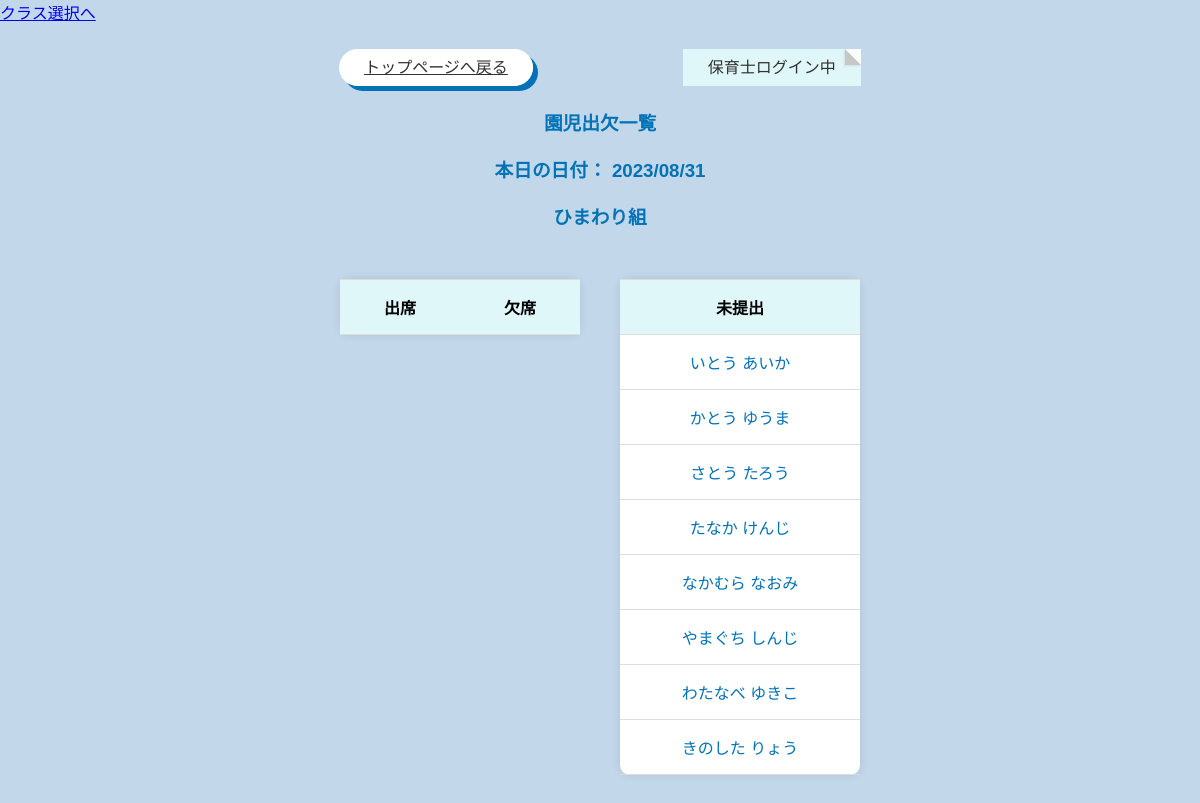
The page /management.php?class=ひまわり on the database its author committed.
### tables this page shows
CREATE TABLE children(
 	id MEDIUMINT UNSIGNED NOT NULL AUTO_INCREMENT,
	name VARCHAR(128),
	class VARCHAR(128),
 	PRIMARY KEY(id)
	);

### database.php (called while the page is built, shortened)
<?php
class Database{
    public function connect(){
        $db_host = $_ENV['DB_HOST'];
        $db_user = $_ENV['DB_USER'];
        $db_pass = $_ENV['DB_PASSWORD'];
        $db_name = $_ENV['DB_NAME'];
        $db_type = $_ENV['DB_TYPE'];
        $dsn = "$db_type:host=$db_host;dbname=$db_name;charset=utf8mb4";
        try{
            $pdo = new PDO($dsn, $db_user, $db_pass);
            $pdo -> setAttribute(PDO::ATTR_ERRMODE,
                    PDO::ERRMODE_EXCEPTION);
            $pdo->setAttribute(PDO::ATTR_EMULATE_PREPARES, false);
            return $pdo;
        }catch (PDOException $e) {
            exit($e->getMessage());
        }
    }
    public function all_records_yet($class_name){
        $pdo = $this->connect();
        $sql = 'SELECT children.id AS child_id, children.name AS child_name
                FROM children
                WHERE children.class = ? AND NOT EXISTS
                (
                    SELECT 1
                    FROM records yet
                    WHERE yet.child_id = children.id AND yet.date = CURDATE()
                )';
        $stmt = $pdo->prepare($sql);
        $stmt->execute([$class_name]);
        $childrenWithoutRecords = $stmt->fetchAll(PDO::FETCH_ASSOC);
        return $childrenWithoutRecords;
    }
}

### management.php (the view, shortened to what this page needs)
<?php
require_once('./database.php');
$database_yet = new Database();
$records_yet = $database_yet -> all_records_yet($_GET['class']);
?>
<!DOCTYPE html>
<html lang="ja">
<head>
    <link rel="stylesheet" href="css/management.css">
</head>
<body>
    <a href="./management_class.php">クラス選択へ</a>
    <div class="button">
        <div class="back_button">
            <div class="a_back_button">
                <a href="index.php">トップページへ戻る</a>
            </div>
        </div>
        <div class="login_button">
            <div class="a_login_button">
                <a href="#" style="text-decoration:none">保育士ログイン中</a>
            </div>
        </div>
    </div>
    <h3>園児出欠一覧</h3>
    <h3>本日の日付： <tr>  <td><?= date('Y/m/d'); ?></td></tr></h3>
    <h3><?= $_GET['class'] ?>組</h3>
    <div class="table-content">
        <div class="attendance">
            <table>
                <tr>
                    <th>出席</th>
                    <th>欠席</th>
                </tr>
            </table>
        </div>
        <div class="yet">
            <table>
            <th>未提出</th>
                    <?php foreach($records_yet as $records_yet2){ ?>
                <tr>
                    <td><a href="response.php?id=<?php print($records_yet2['child_id']) ?>" name="sentaku"><?php print($records_yet2['child_name']) ?></a></td>
                </tr>
            <?php } ?>
            </table>
        </div>
    </div>
</body>
</html>

### css/management.css (style rules this page uses)
body { font-family: 'Arial', sans-serif; background-color: #c3d7ea; margin: 0; padding: 0; }
h3 { text-align: center; margin-bottom: 20px; color: #0072B5; }
table { width: 240px; margin: 30px auto; background-color: #ffffff; border-radius: 10px; box-shadow: 0px 0px 10px rgba(0, 0, 0, 0.1); border-collapse: collapse; border-spacing: 0; border: none; }
.table-content { display: flex; }
.yet { margin-left: 20px ; margin-right: auto; }
.attendance { margin-right: 20px; margin-left: auto; }
th { padding: 15px; text-align: center; border-bottom: 1px solid #dddddd; border-top: 1px solid #dddddd; background-color: #e0f7fa; }
td { padding: 15px; text-align: center; border-bottom: 1px solid #dddddd; border-top: 1px solid #dddddd; }
td a { text-decoration: none; color: #0072B5; transition: color 0.3s; border-radius: 10px; }
.button { display: flex; justify-content:space-around; margin: 30px auto; }
.back_button { margin-right: 120px; margin-left: auto; }
.a_back_button a { background: #ffffff; margin: 30px auto; border-radius: 3px; justify-content: center; align-items: center; padding: 10px 25px; color: #313131; transition: 0.3s ease-in-out; box-shadow: 5px 5px 0 #0072B5; border-radius: 50px; }
.login_button { margin-left: 30px ; margin-right: auto; }
.a_login_button a { width: 240px; margin: 30px auto; background: #e0f7fa; position: relative; align-items: center; max-width: 220px; margin: auto; padding: 10px 25px; color: #313131; transition: 0.3s ease-in-out; font-weight: 500; }
.a_login_button a:before { position: absolute; top: 0; right: 0; content: ''; width: 0; border-width: 0 16px 16px 0; border-style: solid; border-color: #fafcfc #fafcfc #c7c7c7 #cbcbcb; box-shadow: -1px 1px 2px rgb(0 0 0 / 10%); }

### rows shown on the page
children: name "いとう あいか"
children: name "かとう ゆうま"
children: name "さとう たろう"
children: name "たなか けんじ"
children: name "なかむら なおみ"
children: name "やまぐち しんじ"
children: name "わたなべ ゆきこ"
children: name "きのした りょう"

### other values the page prints
$_GET['class'] "ひまわり"
